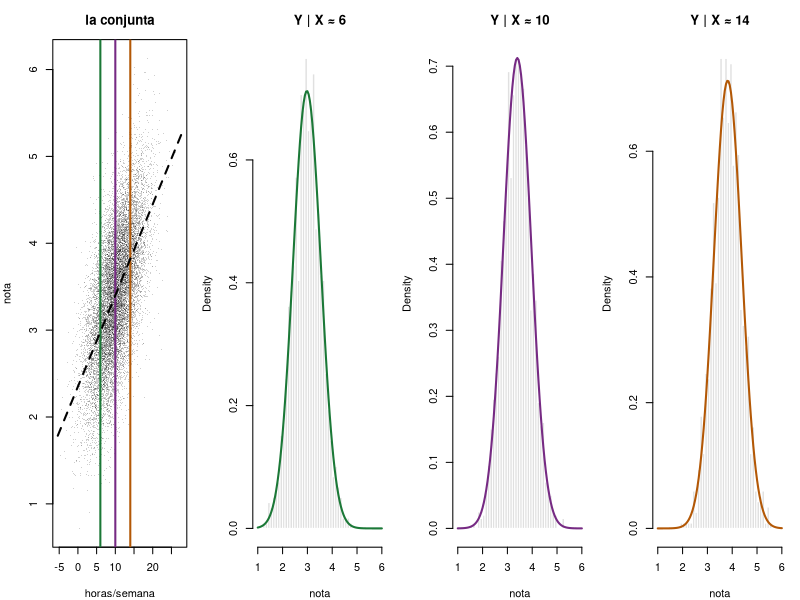
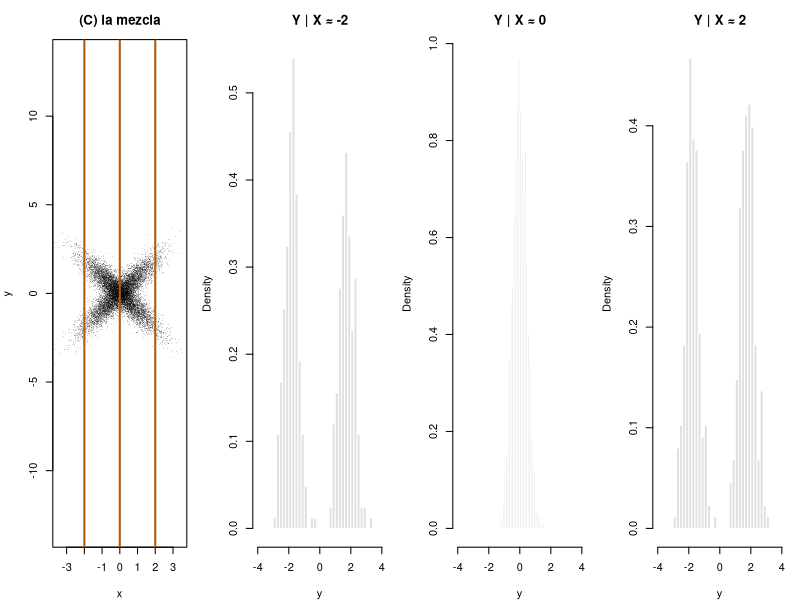
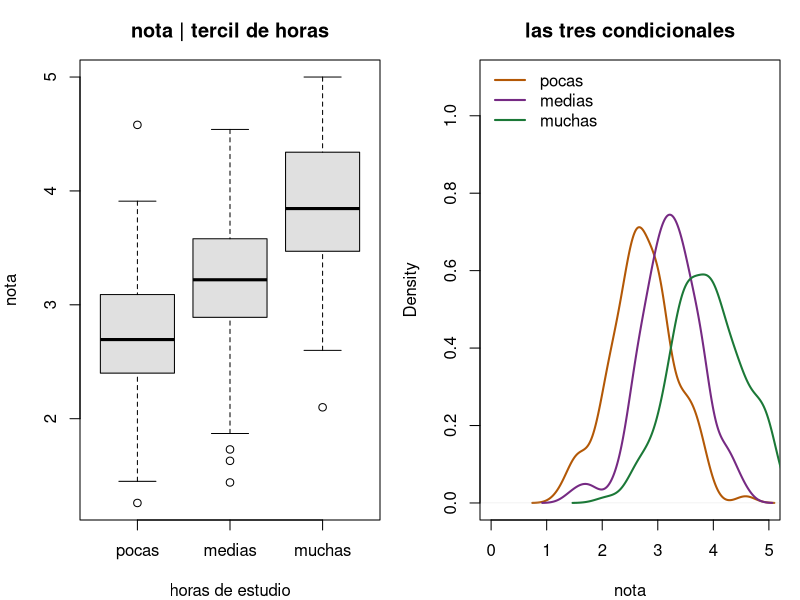

Write the R code that produced these figures, in order.
## ---- chunk 1
knitr::opts_chunk$set(echo = TRUE, comment = "#>", fig.width = 7, fig.height = 5)
set.seed(2026)
## ---- chunk 2
f <- matrix(c(0.30, 0.10,
              0.15, 0.20,
              0.05, 0.20),
            nrow = 3, byrow = TRUE,
            dimnames = list(X = c("0", "1", "2"), Y = c("no", "sí")))
addmargins(f)
## ---- chunk 3
fX <- rowSums(f)
fY <- colSums(f)

cond_Y_dado_X <- prop.table(f, margin = 1)   # cada fila dividida por su total
round(cond_Y_dado_X, 4)
rowSums(cond_Y_dado_X)                        # cada fila suma 1: son distribuciones
## ---- chunk 4
round(prop.table(f, margin = 2), 4)   # P(X | Y): cada columna suma 1
## ---- chunk 5
comparacion <- rbind(cond_Y_dado_X, marginal = fY)
round(comparacion, 4)
## ---- chunk 6
g <- outer(fX, fY)          # la construimos a propósito como producto
dimnames(g) <- dimnames(f)
round(prop.table(g, margin = 1), 4)
## ---- chunk 7
mX <- 10;  sX <- 4
mY <- 3.4; sY <- 0.7
rho <- 0.6

media_cond <- function(x) mY + rho * sY / sX * (x - mX)
sd_cond    <- sY * sqrt(1 - rho^2)

data.frame(x = c(6, 10, 14),
           media_condicional = media_cond(c(6, 10, 14)),
           sd_condicional    = sd_cond)
c(sd_marginal_Y = sY, sd_condicional_Y = sd_cond)
## ---- chunk 8
n  <- 20000
z1 <- rnorm(n); z2 <- rnorm(n)
X  <- mX + sX * z1
Y  <- mY + sY * (rho * z1 + sqrt(1 - rho^2) * z2)

cortes <- c(6, 10, 14)

par(mfrow = c(1, 4), mar = c(4, 4, 3, 1))
plot(X, Y, pch = 16, cex = .15, col = "#00000030",
     xlab = "horas/semana", ylab = "nota", main = "la conjunta")
abline(v = cortes, col = c("#1b7837", "#762a83", "#b35806"), lwd = 2)
curve(media_cond(x), add = TRUE, lwd = 2, lty = 2)

for (k in seq_along(cortes)) {
  y_corte <- Y[abs(X - cortes[k]) < 0.5]
  hist(y_corte, breaks = 30, freq = FALSE, xlim = c(1, 6),
       col = "grey88", border = "white",
       main = paste0("Y | X ≈ ", cortes[k]), xlab = "nota")
  curve(dnorm(x, media_cond(cortes[k]), sd_cond), add = TRUE, lwd = 2,
        col = c("#1b7837", "#762a83", "#b35806")[k])
}
par(mfrow = c(1, 1))
## ---- chunk 9
rebanadas <- t(sapply(cortes, function(x0) {
  y_corte <- Y[abs(X - x0) < 0.5]
  c(x = x0, n = length(y_corte),
    media_simulada = mean(y_corte), media_teorica = media_cond(x0),
    sd_simulada = sd(y_corte),      sd_teorica = sd_cond)
}))
round(rebanadas, 3)
## ---- chunk 10
n  <- 20000
r  <- 0.9
s  <- sample(c(-1, 1), n, replace = TRUE)
Xc <- rnorm(n)
Yc <- s * r * Xc + sqrt(1 - r^2) * rnorm(n)

cortes_c <- c(-2, 0, 2)

par(mfrow = c(1, 4), mar = c(4, 4, 3, 1))
plot(Xc, Yc, pch = 16, cex = .15, col = "#00000030", asp = 1,
     xlim = c(-3.5, 3.5), ylim = c(-3.5, 3.5), main = "(C) la mezcla", xlab = "x", ylab = "y")
abline(v = cortes_c, col = "#b35806", lwd = 2)
for (x0 in cortes_c) {
  y_corte <- Yc[abs(Xc - x0) < 0.2]
  hist(y_corte, breaks = 25, freq = FALSE, xlim = c(-4, 4),
       col = "grey88", border = "white",
       main = paste0("Y | X ≈ ", x0), xlab = "y")
}
par(mfrow = c(1, 1))

tabla_c <- t(sapply(cortes_c, function(x0) {
  y_corte <- Yc[abs(Xc - x0) < 0.2]
  c(x = x0, n = length(y_corte), media = mean(y_corte), sd = sd(y_corte))
}))
round(tabla_c, 3)
c(correlacion = cor(Xc, Yc))
## ---- chunk 11
exitos <- matrix(c( 81, 234,
                   192,  55), nrow = 2, byrow = TRUE,
                 dimnames = list(tamano = c("pequeño", "grande"), trat = c("A", "B")))
total  <- matrix(c( 87, 270,
                   263,  80), nrow = 2, byrow = TRUE,
                 dimnames = dimnames(exitos))

# 1. La condicional que importa: éxito dado tratamiento Y tamaño
round(exitos / total, 3)

# 2. ¿Cómo se repartieron los casos? P(tamaño | tratamiento)
round(prop.table(total, margin = 2), 3)

# 3. ¿El tamaño afecta el éxito, sin importar el tratamiento? P(éxito | tamaño)
round(rowSums(exitos) / rowSums(total), 3)
## ---- chunk 12
mu <- c(peso = 70, altura = 170, edad = 30, ingreso = 2500)
Sigma <- matrix(c( 100,   60,   30,   400,
                    60,   80,   10,   250,
                    30,   10,  120,   900,
                   400,  250,  900, 40000),
                nrow = 4, byrow = TRUE,
                dimnames = list(names(mu), names(mu)))

condicional_normal <- function(mu, Sigma, i, j, x2) {
  S11 <- Sigma[i, i, drop = FALSE]
  S12 <- Sigma[i, j, drop = FALSE]
  S22 <- Sigma[j, j, drop = FALSE]
  media <- mu[i] + S12 %*% solve(S22, x2 - mu[j])
  covar <- S11 - S12 %*% solve(S22, t(S12))
  list(media = drop(media), covarianza = covar)
}

# peso sabiendo solo la altura
condicional_normal(mu, Sigma, "peso", "altura", 180)

# peso sabiendo altura e ingreso
res <- condicional_normal(mu, Sigma, "peso", c("altura", "ingreso"), c(180, 3000))
res
c(sd_marginal = sqrt(Sigma["peso", "peso"]), sd_condicional = sqrt(drop(res$covarianza)))
## ---- chunk 13
# Alguien guardó el peso dos veces: en kilos y en gramos
S_redundante <- matrix(c(100, 1e5,
                         1e5, 1e8), nrow = 2,
                       dimnames = list(c("peso_kg", "peso_g"), c("peso_kg", "peso_g")))
det(S_redundante)

tryCatch(solve(S_redundante),
         error = function(e) paste("ERROR:", conditionMessage(e)))
## ---- chunk 14
datos <- data.frame(
  horas = round(rgamma(400, shape = 4, scale = 2.5), 1)
)
datos$nota <- pmin(pmax(round(2.2 + 0.11 * datos$horas + rnorm(400, 0, 0.55), 2), 0), 5)

datos$tercil_horas <- cut(datos$horas,
                          breaks = quantile(datos$horas, c(0, 1/3, 2/3, 1)),
                          include.lowest = TRUE,
                          labels = c("pocas", "medias", "muchas"))

par(mfrow = c(1, 2), mar = c(4, 4, 3, 1))
boxplot(nota ~ tercil_horas, data = datos, col = "grey88",
        main = "nota | tercil de horas", xlab = "horas de estudio", ylab = "nota")
plot(density(datos$nota[datos$tercil_horas == "pocas"]), lwd = 2, col = "#b35806",
     main = "las tres condicionales", xlab = "nota", xlim = c(0, 5), ylim = c(0, 1.1))
lines(density(datos$nota[datos$tercil_horas == "medias"]), lwd = 2, col = "#762a83")
lines(density(datos$nota[datos$tercil_horas == "muchas"]), lwd = 2, col = "#1b7837")
legend("topleft", legend = levels(datos$tercil_horas),
       col = c("#b35806", "#762a83", "#1b7837"), lwd = 2, bty = "n")
par(mfrow = c(1, 1))

aggregate(nota ~ tercil_horas, data = datos,
          FUN = function(v) c(media = mean(v), sd = sd(v), n = length(v)))
